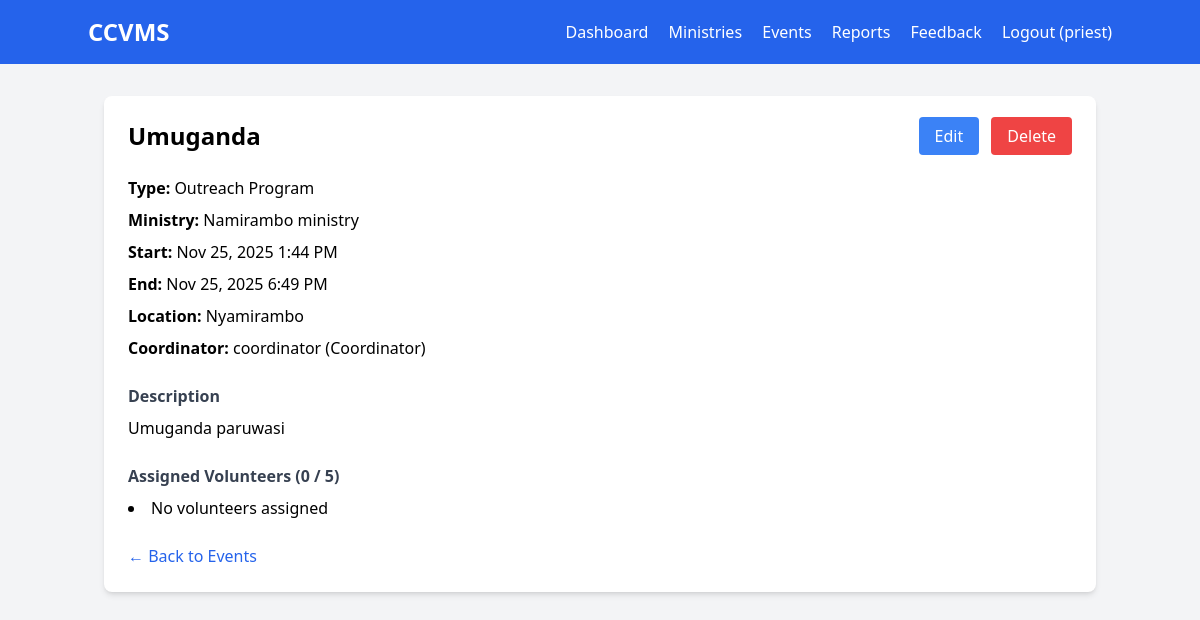
Screenshot of /events/1/ (signed in) with the database file from the repository.
### accounts/models.py (models this page shows, shortened)
class User(AbstractUser):
    ROLE_CHOICES = (
        ('administrator', 'Administrator'),
        ('priest', 'Priest'),
        ('coordinator', 'Coordinator'),
        ('volunteer', 'Volunteer'),
    )
    APPROVAL_STATUS_CHOICES = (
        ('pending', 'Pending Approval'),
        ('approved', 'Approved'),
        ('rejected', 'Rejected'),
    )
    role = models.CharField(max_length=20, choices=ROLE_CHOICES, default='volunteer')
    approval_status = models.CharField(max_length=20, choices=APPROVAL_STATUS_CHOICES, default='approved')
    phone = models.CharField(max_length=20, blank=True)
    profile_picture = models.ImageField(upload_to='profiles/', blank=True, null=True)
    assigned_ministry = models.ForeignKey('ministries.Ministry', on_delete=models.SET_NULL, null=True, blank=True, related_name='assigned_staff', help_text='Ministry assigned to Priest or Coordinator')
    created_at = models.DateTimeField(auto_now_add=True)
    updated_at = models.DateTimeField(auto_now=True)
    is_suspended = models.BooleanField(default=False, help_text='Suspended users cannot log in')
    def __str__(self):
        return f"{self.get_full_name() or self.username} ({self.get_role_display()})"
    def is_administrator(self):
        return self.role == 'administrator'
    def is_priest(self):
        return self.role == 'priest'
    def is_coordinator(self):
        return self.role == 'coordinator'
    def can_manage_volunteers(self):
        return self.role in ['administrator', 'coordinator', 'priest']
    def can_view_reports(self):
        return self.role in ['administrator', 'priest', 'coordinator']

### events/models.py (models this page shows, shortened)
class Event(models.Model):
    EVENT_TYPE_CHOICES = (
        ('mass', 'Mass'),
        ('meeting', 'Meeting'),
        ('outreach', 'Outreach Program'),
        ('fundraiser', 'Fundraiser'),
        ('celebration', 'Celebration'),
        ('other', 'Other'),
    )
    title = models.CharField(max_length=200)
    description = models.TextField()
    event_type = models.CharField(max_length=20, choices=EVENT_TYPE_CHOICES, default='other')
    ministry = models.ForeignKey('ministries.Ministry', on_delete=models.SET_NULL, null=True, blank=True, related_name='events')
    start_datetime = models.DateTimeField()
    end_datetime = models.DateTimeField()
    location = models.CharField(max_length=300)
    coordinator = models.ForeignKey(settings.AUTH_USER_MODEL, on_delete=models.SET_NULL, null=True, related_name='coordinated_events')
    assigned_volunteers = models.ManyToManyField('volunteers.Volunteer', related_name='assigned_events', blank=True)
    max_volunteers = models.PositiveIntegerField(null=True, blank=True)
    is_active = models.BooleanField(default=True)
    created_at = models.DateTimeField(auto_now_add=True)
    updated_at = models.DateTimeField(auto_now=True)
    class Meta:
        ordering = ['-start_datetime']
    def volunteer_count(self):
        return self.assigned_volunteers.count()

### ministries/models.py (models this page shows, shortened)
class Ministry(models.Model):
    name = models.CharField(max_length=200)
    description = models.TextField()
    leader = models.ForeignKey(settings.AUTH_USER_MODEL, on_delete=models.SET_NULL, null=True, blank=True, related_name='led_ministries')
    volunteers = models.ManyToManyField('volunteers.Volunteer', related_name='ministries', blank=True)
    created_at = models.DateTimeField(auto_now_add=True)
    is_active = models.BooleanField(default=True)
    class Meta:
        verbose_name_plural = 'Ministries'
        ordering = ['name']
    def __str__(self):
        return self.name

### events/views.py (the view)
# urls.py: path('<int:pk>/', views.EventDetailView.as_view(), name='detail'),
class EventDetailView(LoginRequiredMixin, DetailView):
    model = Event
    template_name = 'events/detail.html'
    context_object_name = 'event'

### templates/events/detail.html
{% extends 'base.html' %}
{% block content %}
<div class="bg-white shadow-md rounded-lg p-6">
    <div class="flex justify-between items-center mb-6">
        <h2 class="text-2xl font-bold">{{ event.title }}</h2>
        {% if user.can_manage_volunteers %}
        <div class="space-x-2">
            <a href="{% url 'events:edit' event.pk %}" class="px-4 py-2 bg-blue-500 text-white rounded hover:bg-blue-600">Edit</a>
            <a href="{% url 'events:delete' event.pk %}" class="px-4 py-2 bg-red-500 text-white rounded hover:bg-red-600">Delete</a>
        </div>
        {% endif %}
    </div>
    <p class="mb-2"><strong>Type:</strong> {{ event.get_event_type_display }}</p>
    <p class="mb-2"><strong>Ministry:</strong> {{ event.ministry|default:"N/A" }}</p>
    <p class="mb-2"><strong>Start:</strong> {{ event.start_datetime|date:"M d, Y g:i A" }}</p>
    <p class="mb-2"><strong>End:</strong> {{ event.end_datetime|date:"M d, Y g:i A" }}</p>
    <p class="mb-2"><strong>Location:</strong> {{ event.location }}</p>
    <p class="mb-2"><strong>Coordinator:</strong> {{ event.coordinator|default:"N/A" }}</p>
    <div class="mt-6">
        <h3 class="font-bold text-gray-700 mb-2">Description</h3>
        <p class="whitespace-pre-wrap">{{ event.description }}</p>
    </div>
    <div class="mt-6">
        <h3 class="font-bold text-gray-700 mb-2">Assigned Volunteers ({{ event.volunteer_count }}{% if event.max_volunteers %} / {{ event.max_volunteers }}{% endif %})</h3>
        <ul class="list-disc list-inside">
        {% for volunteer in event.assigned_volunteers.all %}
            <li>{{ volunteer.user.get_full_name }}</li>
        {% empty %}
            <li>No volunteers assigned</li>
        {% endfor %}
        </ul>
    </div>
    <div class="mt-6">
        <a href="{% url 'events:list' %}" class="text-blue-600 hover:underline">← Back to Events</a>
    </div>
</div>
{% endblock %}

### templates/base.html (shortened to what this page needs)
<!DOCTYPE html>
<html lang="en">
<head>
    <script src="https://cdn.tailwindcss.com"></script>
</head>
<body class="bg-gray-100">
    <nav class="bg-blue-600 text-white p-4">
        <div class="container mx-auto flex justify-between items-center">
            <h1 class="text-2xl font-bold">CCVMS</h1>
            {% if user.is_authenticated %}
            <div class="space-x-4">
                <a href="{% url 'dashboard' %}" class="hover:underline">Dashboard</a>
                {% if user.is_administrator or user.is_priest or user.is_coordinator %}
                <a href="{% url 'ministries:list' %}" class="hover:underline">Ministries</a>
                {% endif %}
                <a href="{% url 'events:list' %}" class="hover:underline">Events</a>
                {% if user.can_view_reports %}
                <a href="{% url 'reports:dashboard' %}" class="hover:underline">Reports</a>
                {% endif %}
                <a href="{% url 'feedback:list' %}" class="hover:underline">Feedback</a>
                <form method="post" action="{% url 'accounts:logout' %}" class="inline">
                    <button type="submit" class="hover:underline bg-transparent border-0 text-white cursor-pointer">Logout ({{ user.username }})</button>
                </form>
            </div>
            {% endif %}
        </div>
    </nav>
    <div class="container mx-auto mt-8 px-4">
        {% block content %}{% endblock %}
    </div>
</body>
</html>

### rows the page displays
User: username "priest"
Event: title "Umuganda", event_type "Outreach Program", ministry "Namirambo ministry", start_datetime "Nov 25, 2025 1:44 PM", end_datetime "Nov 25, 2025 6:49 PM", location "Nyamirambo", coordinator "coordinator (Coordinator)", description "Umuganda paruwasi", volunteer_count "0", max_volunteers "5"
